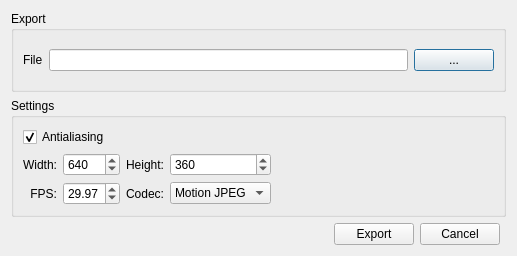
<?xml version="1.0" encoding="UTF-8"?>
<ui version="4.0">
 <class>ExportDialog</class>
 <widget class="QDialog" name="ExportDialog">
  <property name="geometry">
   <rect>
    <x>0</x>
    <y>0</y>
    <width>517</width>
    <height>256</height>
   </rect>
  </property>
  <property name="windowTitle">
   <string>Export</string>
  </property>
  <layout class="QGridLayout" name="gridLayout_3">
   <item row="1" column="0" colspan="4">
    <widget class="QGroupBox" name="groupBox_2">
     <property name="title">
      <string>Settings</string>
     </property>
     <layout class="QGridLayout" name="gridLayout_2">
      <item row="2" column="0">
       <widget class="QLabel" name="fpsLabel">
        <property name="text">
         <string>FPS:</string>
        </property>
        <property name="alignment">
         <set>Qt::AlignRight|Qt::AlignTrailing|Qt::AlignVCenter</set>
        </property>
       </widget>
      </item>
      <item row="1" column="0">
       <widget class="QLabel" name="widthLabel">
        <property name="text">
         <string>Width:</string>
        </property>
        <property name="alignment">
         <set>Qt::AlignRight|Qt::AlignTrailing|Qt::AlignVCenter</set>
        </property>
       </widget>
      </item>
      <item row="1" column="1">
       <widget class="QSpinBox" name="widthBox">
        <property name="minimum">
         <number>160</number>
        </property>
        <property name="maximum">
         <number>1920</number>
        </property>
        <property name="singleStep">
         <number>10</number>
        </property>
        <property name="value">
         <number>640</number>
        </property>
       </widget>
      </item>
      <item row="1" column="2">
       <widget class="QLabel" name="heightLabel">
        <property name="text">
         <string>Height:</string>
        </property>
        <property name="alignment">
         <set>Qt::AlignRight|Qt::AlignTrailing|Qt::AlignVCenter</set>
        </property>
       </widget>
      </item>
      <item row="2" column="1">
       <widget class="QDoubleSpinBox" name="fpsBox">
        <property name="minimum">
         <double>0.100000000000000</double>
        </property>
        <property name="value">
         <double>29.969999999999999</double>
        </property>
       </widget>
      </item>
      <item row="2" column="2">
       <widget class="QLabel" name="codecLabel">
        <property name="text">
         <string>Codec:</string>
        </property>
        <property name="alignment">
         <set>Qt::AlignRight|Qt::AlignTrailing|Qt::AlignVCenter</set>
        </property>
       </widget>
      </item>
      <item row="1" column="3">
       <widget class="QSpinBox" name="heightBox">
        <property name="minimum">
         <number>120</number>
        </property>
        <property name="maximum">
         <number>1080</number>
        </property>
        <property name="singleStep">
         <number>10</number>
        </property>
        <property name="value">
         <number>360</number>
        </property>
       </widget>
      </item>
      <item row="2" column="3">
       <widget class="QComboBox" name="codecBox">
        <item>
         <property name="text">
          <string>Motion JPEG</string>
         </property>
        </item>
        <item>
         <property name="text">
          <string>XVID</string>
         </property>
        </item>
       </widget>
      </item>
      <item row="1" column="5">
       <spacer name="horizontalSpacer">
        <property name="orientation">
         <enum>Qt::Horizontal</enum>
        </property>
        <property name="sizeHint" stdset="0">
         <size>
          <width>40</width>
          <height>20</height>
         </size>
        </property>
       </spacer>
      </item>
      <item row="0" column="0" colspan="4">
       <widget class="QCheckBox" name="antiBox">
        <property name="text">
         <string>Antialiasing</string>
        </property>
        <property name="checked">
         <bool>true</bool>
        </property>
       </widget>
      </item>
     </layout>
    </widget>
   </item>
   <item row="0" column="0" colspan="4">
    <widget class="QGroupBox" name="groupBox">
     <property name="title">
      <string>Export</string>
     </property>
     <layout class="QGridLayout" name="gridLayout">
      <item row="0" column="0">
       <widget class="QLabel" name="typeLabel">
        <property name="text">
         <string>File</string>
        </property>
       </widget>
      </item>
      <item row="0" column="1">
       <widget class="QLineEdit" name="lineEdit"/>
      </item>
      <item row="0" column="2">
       <widget class="QPushButton" name="chooseButton">
        <property name="text">
         <string>...</string>
        </property>
       </widget>
      </item>
     </layout>
    </widget>
   </item>
   <item row="2" column="0">
    <spacer name="horizontalSpacer_2">
     <property name="orientation">
      <enum>Qt::Horizontal</enum>
     </property>
     <property name="sizeHint" stdset="0">
      <size>
       <width>316</width>
       <height>20</height>
      </size>
     </property>
    </spacer>
   </item>
   <item row="2" column="2">
    <widget class="QPushButton" name="cancelButton">
     <property name="text">
      <string>Cancel</string>
     </property>
     <property name="icon">
      <iconset resource="../res.qrc">
       <normaloff>:/res/cancel.png</normaloff>:/res/cancel.png</iconset>
     </property>
    </widget>
   </item>
   <item row="2" column="1">
    <widget class="QPushButton" name="exportButton">
     <property name="text">
      <string>Export</string>
     </property>
     <property name="icon">
      <iconset resource="../res.qrc">
       <normaloff>:/res/apply.png</normaloff>:/res/apply.png</iconset>
     </property>
    </widget>
   </item>
  </layout>
 </widget>
 <resources>
  <include location="../res.qrc"/>
 </resources>
 <connections/>
</ui>
